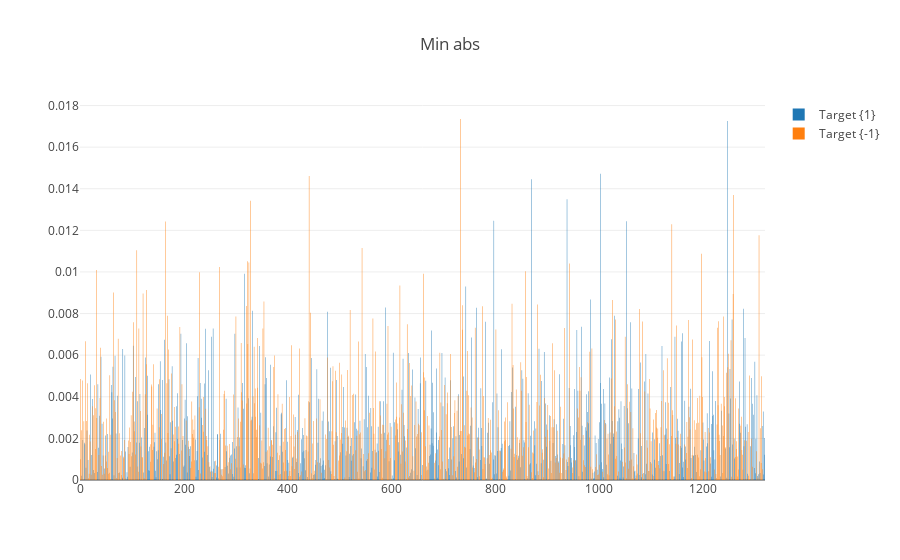

Notebook code cell kept with this figure:
### Code cell
plotly_compare_df(df_r,df_m,column='Min abs')

### Figure 1 — Plotly figure (JSON) as saved in the notebook; plotly's stock layout.template omitted (floating-point values rounded to 4 significant figures; data arrays with more than 128 entries replaced by an {"elided": "..."} marker saying what was removed)
{"data": [{"name": "Target {1} ", "type": "bar", "uid": "b8522e48-ce6b-11e8-9c79-c36ea3b335f0", "x": {"elided": "639 int values"}, "y": {"elided": "639 float values"}}, {"name": "Target {-1} ", "type": "bar", "uid": "b852301e-ce6b-11e8-9c79-c36ea3b335f0", "x": {"elided": "681 int values"}, "y": {"elided": "681 float values"}}], "layout": {"title": "Min abs"}}
